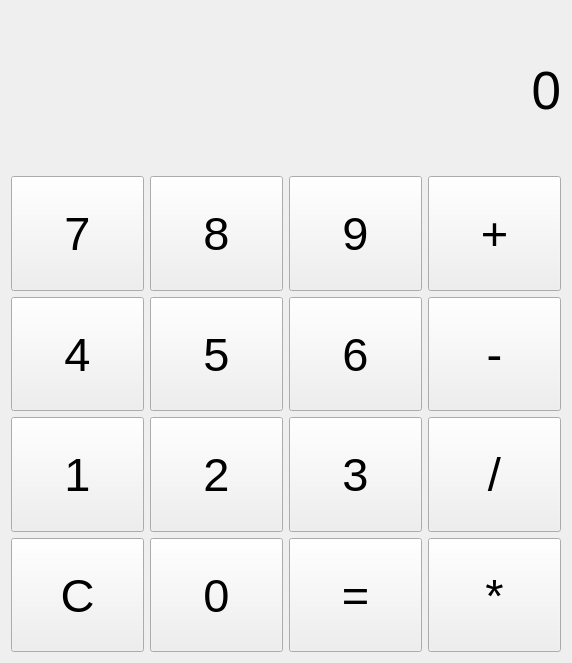
<?xml version="1.0" encoding="UTF-8"?>
<ui version="4.0">
 <class>Form</class>
 <widget class="QWidget" name="Form">
  <property name="geometry">
   <rect>
    <x>0</x>
    <y>0</y>
    <width>572</width>
    <height>663</height>
   </rect>
  </property>
  <property name="windowTitle">
   <string>Form</string>
  </property>
  <layout class="QVBoxLayout" name="verticalLayout" stretch="1,3">
   <item>
    <widget class="QLabel" name="lbl_result">
     <property name="font">
      <font>
       <pointsize>40</pointsize>
      </font>
     </property>
     <property name="text">
      <string>0</string>
     </property>
     <property name="alignment">
      <set>Qt::AlignRight|Qt::AlignTrailing|Qt::AlignVCenter</set>
     </property>
     <property name="margin">
      <number>30</number>
     </property>
    </widget>
   </item>
   <item>
    <layout class="QVBoxLayout" name="verticalLayout_2">
     <item>
      <layout class="QHBoxLayout" name="horizontalLayout_4">
       <item>
        <widget class="QPushButton" name="btn_7">
         <property name="sizePolicy">
          <sizepolicy hsizetype="Minimum" vsizetype="Preferred">
           <horstretch>0</horstretch>
           <verstretch>0</verstretch>
          </sizepolicy>
         </property>
         <property name="font">
          <font>
           <pointsize>35</pointsize>
          </font>
         </property>
         <property name="text">
          <string>7</string>
         </property>
        </widget>
       </item>
       <item>
        <widget class="QPushButton" name="btn_8">
         <property name="sizePolicy">
          <sizepolicy hsizetype="Minimum" vsizetype="Preferred">
           <horstretch>0</horstretch>
           <verstretch>0</verstretch>
          </sizepolicy>
         </property>
         <property name="font">
          <font>
           <pointsize>35</pointsize>
          </font>
         </property>
         <property name="text">
          <string>8</string>
         </property>
        </widget>
       </item>
       <item>
        <widget class="QPushButton" name="btn_9">
         <property name="sizePolicy">
          <sizepolicy hsizetype="Minimum" vsizetype="Preferred">
           <horstretch>0</horstretch>
           <verstretch>0</verstretch>
          </sizepolicy>
         </property>
         <property name="font">
          <font>
           <pointsize>35</pointsize>
          </font>
         </property>
         <property name="text">
          <string>9</string>
         </property>
        </widget>
       </item>
       <item>
        <widget class="QPushButton" name="btn_add">
         <property name="sizePolicy">
          <sizepolicy hsizetype="Minimum" vsizetype="Preferred">
           <horstretch>0</horstretch>
           <verstretch>0</verstretch>
          </sizepolicy>
         </property>
         <property name="font">
          <font>
           <pointsize>35</pointsize>
          </font>
         </property>
         <property name="text">
          <string>+</string>
         </property>
        </widget>
       </item>
      </layout>
     </item>
     <item>
      <layout class="QHBoxLayout" name="horizontalLayout_3">
       <item>
        <widget class="QPushButton" name="btn_4">
         <property name="sizePolicy">
          <sizepolicy hsizetype="Minimum" vsizetype="Preferred">
           <horstretch>0</horstretch>
           <verstretch>0</verstretch>
          </sizepolicy>
         </property>
         <property name="font">
          <font>
           <pointsize>35</pointsize>
          </font>
         </property>
         <property name="text">
          <string>4</string>
         </property>
        </widget>
       </item>
       <item>
        <widget class="QPushButton" name="btn_5">
         <property name="sizePolicy">
          <sizepolicy hsizetype="Minimum" vsizetype="Preferred">
           <horstretch>0</horstretch>
           <verstretch>0</verstretch>
          </sizepolicy>
         </property>
         <property name="font">
          <font>
           <pointsize>35</pointsize>
          </font>
         </property>
         <property name="text">
          <string>5</string>
         </property>
        </widget>
       </item>
       <item>
        <widget class="QPushButton" name="btn_6">
         <property name="sizePolicy">
          <sizepolicy hsizetype="Minimum" vsizetype="Preferred">
           <horstretch>0</horstretch>
           <verstretch>0</verstretch>
          </sizepolicy>
         </property>
         <property name="font">
          <font>
           <pointsize>35</pointsize>
          </font>
         </property>
         <property name="text">
          <string>6</string>
         </property>
        </widget>
       </item>
       <item>
        <widget class="QPushButton" name="btn_sub">
         <property name="sizePolicy">
          <sizepolicy hsizetype="Minimum" vsizetype="Preferred">
           <horstretch>0</horstretch>
           <verstretch>0</verstretch>
          </sizepolicy>
         </property>
         <property name="font">
          <font>
           <pointsize>35</pointsize>
          </font>
         </property>
         <property name="text">
          <string>-</string>
         </property>
        </widget>
       </item>
      </layout>
     </item>
     <item>
      <layout class="QHBoxLayout" name="horizontalLayout">
       <item>
        <widget class="QPushButton" name="btn_1">
         <property name="sizePolicy">
          <sizepolicy hsizetype="Minimum" vsizetype="Preferred">
           <horstretch>0</horstretch>
           <verstretch>0</verstretch>
          </sizepolicy>
         </property>
         <property name="font">
          <font>
           <pointsize>35</pointsize>
          </font>
         </property>
         <property name="text">
          <string>1</string>
         </property>
        </widget>
       </item>
       <item>
        <widget class="QPushButton" name="btn_2">
         <property name="sizePolicy">
          <sizepolicy hsizetype="Minimum" vsizetype="Preferred">
           <horstretch>0</horstretch>
           <verstretch>0</verstretch>
          </sizepolicy>
         </property>
         <property name="font">
          <font>
           <pointsize>35</pointsize>
          </font>
         </property>
         <property name="text">
          <string>2</string>
         </property>
        </widget>
       </item>
       <item>
        <widget class="QPushButton" name="btn_3">
         <property name="sizePolicy">
          <sizepolicy hsizetype="Minimum" vsizetype="Preferred">
           <horstretch>0</horstretch>
           <verstretch>0</verstretch>
          </sizepolicy>
         </property>
         <property name="font">
          <font>
           <pointsize>35</pointsize>
          </font>
         </property>
         <property name="text">
          <string>3</string>
         </property>
        </widget>
       </item>
       <item>
        <widget class="QPushButton" name="btn_div">
         <property name="sizePolicy">
          <sizepolicy hsizetype="Minimum" vsizetype="Preferred">
           <horstretch>0</horstretch>
           <verstretch>0</verstretch>
          </sizepolicy>
         </property>
         <property name="font">
          <font>
           <pointsize>35</pointsize>
          </font>
         </property>
         <property name="text">
          <string>/</string>
         </property>
        </widget>
       </item>
      </layout>
     </item>
     <item>
      <layout class="QHBoxLayout" name="horizontalLayout_2">
       <item>
        <widget class="QPushButton" name="btn_clr">
         <property name="sizePolicy">
          <sizepolicy hsizetype="Minimum" vsizetype="Preferred">
           <horstretch>0</horstretch>
           <verstretch>0</verstretch>
          </sizepolicy>
         </property>
         <property name="font">
          <font>
           <pointsize>35</pointsize>
          </font>
         </property>
         <property name="text">
          <string>C</string>
         </property>
        </widget>
       </item>
       <item>
        <widget class="QPushButton" name="btn_0">
         <property name="sizePolicy">
          <sizepolicy hsizetype="Minimum" vsizetype="Preferred">
           <horstretch>0</horstretch>
           <verstretch>0</verstretch>
          </sizepolicy>
         </property>
         <property name="font">
          <font>
           <pointsize>35</pointsize>
          </font>
         </property>
         <property name="text">
          <string>0</string>
         </property>
        </widget>
       </item>
       <item>
        <widget class="QPushButton" name="btn_eql">
         <property name="sizePolicy">
          <sizepolicy hsizetype="Minimum" vsizetype="Preferred">
           <horstretch>0</horstretch>
           <verstretch>0</verstretch>
          </sizepolicy>
         </property>
         <property name="font">
          <font>
           <pointsize>35</pointsize>
          </font>
         </property>
         <property name="text">
          <string>=</string>
         </property>
        </widget>
       </item>
       <item>
        <widget class="QPushButton" name="btn_mul">
         <property name="sizePolicy">
          <sizepolicy hsizetype="Minimum" vsizetype="Preferred">
           <horstretch>0</horstretch>
           <verstretch>0</verstretch>
          </sizepolicy>
         </property>
         <property name="font">
          <font>
           <pointsize>35</pointsize>
          </font>
         </property>
         <property name="text">
          <string>*</string>
         </property>
        </widget>
       </item>
      </layout>
     </item>
    </layout>
   </item>
  </layout>
 </widget>
 <resources/>
 <connections/>
</ui>
